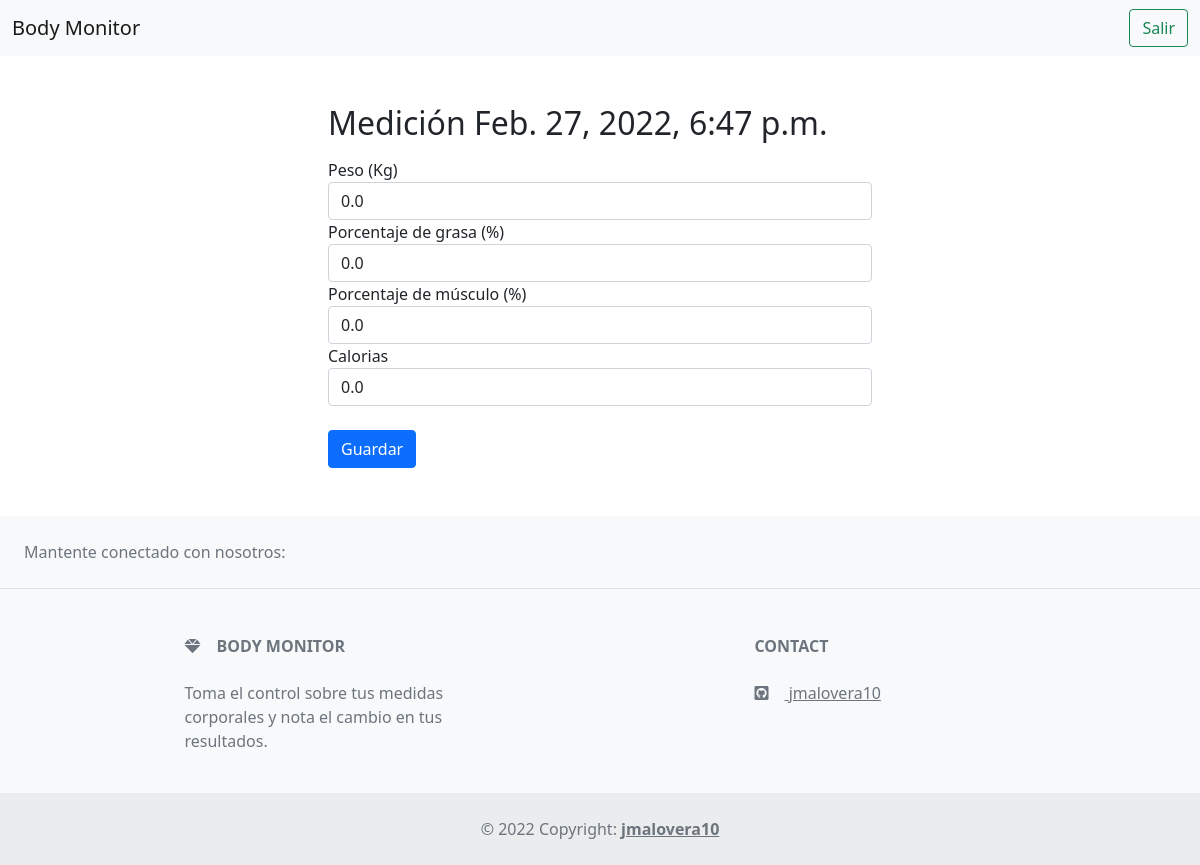
The page /measurements/3/ (signed in) on the database its author committed.
### measurements/models.py (models this page shows, shortened)
class Measurement(models.Model):
    weight = models.FloatField()
    fat_percentage = models.FloatField()
    muscle_percentage = models.FloatField()
    calories = models.FloatField()
    created_at = models.DateTimeField(auto_now_add=True)
    updated_at = models.DateTimeField(auto_now=True)
    user = models.ForeignKey(User, on_delete=models.SET_NULL, null=True)

### measurements/views.py (the view)
# urls.py: path('<int:pk>/', views.DetailView.as_view(), name='detail'),
class DetailView(LoginRequiredMixin, generic.DetailView):
    login_url = '/accounts/login/'
    redirect_field_name = 'redirect_to'
    model = Measurement
    template_name = 'measurements/detail.html'

### measurements/templates/measurements/detail.html (shortened to what this page needs)
{% extends 'base.html' %} {% block title %}Measurment {{measurement.id}} {% endblock %} {% block content %}
<div class="container-fluid p-5">
  <form action="{% url 'edit' measurement.id %}" method="post" class="row g-3 needs-validation justify-content-center">
    <div class="col col-sm-12 col-md-8 col-lg-6">
      <fieldset>
        <legend><h2>Medición {{ measurement.created_at }}</h2></legend>
        <label for="weight">Peso (Kg)</label><br />
        <input type="number" class="form-control" name="weight" id="weight" min="0" value="{{ measurement.weight }}" />
        <label for="fat_percentage">Porcentaje de grasa (%)</label><br />
        <input
          type="number"
          class="form-control"
          name="fat_percentage"
          id="fat_percentage"
          min="0"
          value="{{ measurement.fat_percentage }}"
        />
        <label for="muscle_percentage">Porcentaje de músculo (%)</label><br />
        <input
          type="number"
          class="form-control"
          name="muscle_percentage"
          id="muscle_percentage"
          min="0"
          value="{{ measurement.muscle_percentage }}"
        />
        <label for="calories">Calorias</label><br />
        <input
          type="number"
          class="form-control"
          name="calories"
          id="calories"
          min="0"
          value="{{ measurement.calories }}"
        />
      </fieldset>
      <br />
      <input type="submit" class="btn btn-primary" value="Guardar" />
    </div>
  </form>
</div>
{% endblock content %}

### rows shown on the page
Measurement: created_at "Feb. 27, 2022, 6:47 p.m.", weight "0.0", fat_percentage "0.0", muscle_percentage "0.0", calories "0.0"
